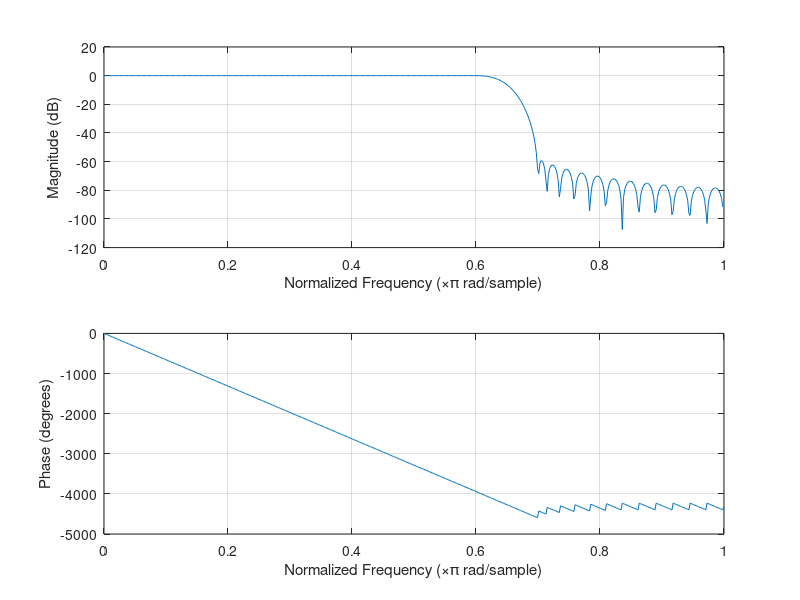

The MATLAB source for this figure:

wp = 0.6*pi; 
ws = 0.7*pi; 
delta1 = 0.001; 
delta2 = 0.01;
A = -20*log10(0.001)
B = 0.1102*(A-8.7)
M = (A-8)/(2.285*0.1*pi)
Mc = ceil(M)
b = fir1(Mc,0.65,kaiser(Mc+1,B));
freqz(b,1,512);